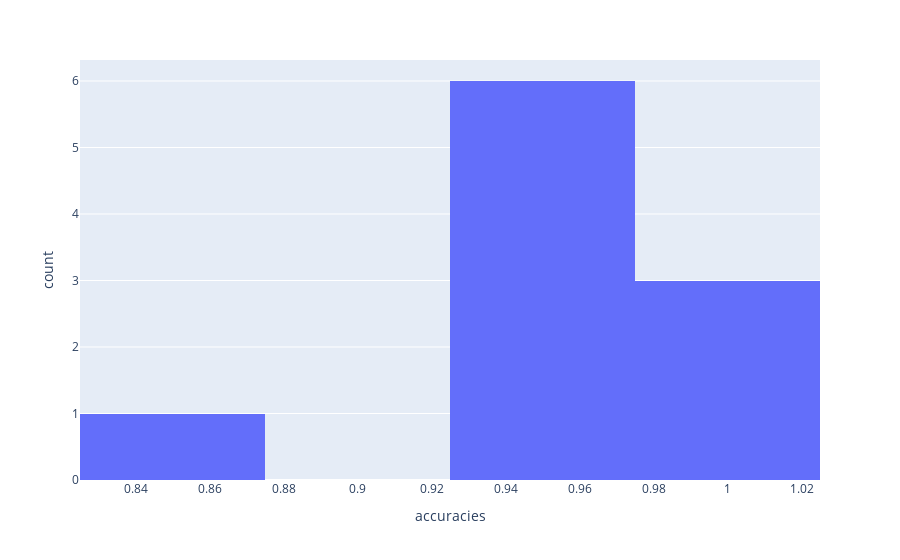

Notebook cell for this chart:
### Code cell
df_acc = pd.DataFrame({"accuracies" : accuracies})

px.histogram(df_acc, x="accuracies")

### Figure 1 — Plotly figure (JSON) as saved in the notebook; plotly's stock layout.template omitted (floating-point values rounded to 4 significant figures)
{"data": [{"bingroup": "x", "hovertemplate": "accuracies=%{x}<br>count=%{y}<extra></extra>", "legendgroup": "", "marker": {"color": "#636efa", "pattern": {"shape": ""}}, "name": "", "orientation": "v", "showlegend": false, "type": "histogram", "x": [1.0, 0.9667, 0.9667, 1.0, 0.9333, 0.9333, 0.9667, 0.8667, 0.9333, 1.0], "xaxis": "x", "yaxis": "y"}], "layout": {"barmode": "relative", "legend": {"tracegroupgap": 0}, "margin": {"t": 60}, "xaxis": {"anchor": "y", "domain": [0, 1], "title": {"text": "accuracies"}}, "yaxis": {"anchor": "x", "domain": [0, 1], "title": {"text": "count"}}}}
